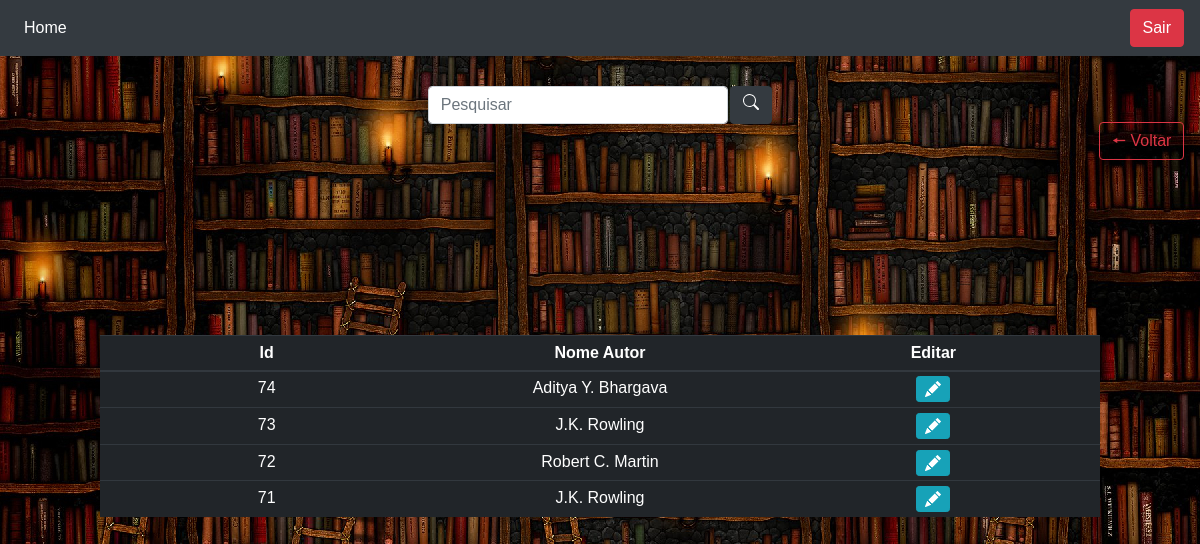
/pesquisa_autor.php, run on the app's committed database.
### tables this page shows
CREATE TABLE `autor` (
  `idautor` int(11) NOT NULL,
  `nome_autor` varchar(45) DEFAULT NULL
);

### pesquisa_autor.php (the view, shortened to what this page needs)
<?php
    require "conexao.php";
    require "cabecalho.php";
    if(!empty($_GET['search']))
    {
        $data = $_GET['search'];
        $sql = "SELECT * FROM autor WHERE idautor LIKE '%$data%' or nome_autor LIKE '%$data%' ORDER BY idautor DESC";
    }
    else
    {
        $sql = "SELECT * FROM autor ORDER BY idautor DESC";
    }
    $result = $conexao->query($sql);
?>
<!DOCTYPE html>
<html lang="en">
    <head>
        <link rel="stylesheet" href="css/style.css">
    </head>
    <body class= "corpo">
        <nav class="navbar navbar-expand navbar-dark bg-dark">
            <div class="collapse navbar-collapse" id="navbarNavAltMarkup">
                <div class="navbar-nav">
                <a class="nav-item nav-link active" href="menu.php">Home <span class="sr-only">(current)</span></a>
                </div>
            </div>
            <div>
                <a href="sair.php" class="btn btn-danger">Sair</a>
            </div>
        </nav>
    </body>
    <div>
        <a href="voltar.php" class="btn btn-outline-danger btn-voltar">🠔 Voltar</a>
    </div>
    <div class="box-search">
        <input type="search" class="form-control w-25" placeholder="Pesquisar" id="pesquisar">
        <button onclick="searchData()" class="btn btn-dark">
        </button>
    </div>
    <body>
        <div class="content-container">
            <div class="table-container">
                <table class="table table-dark table-sm text-center">
                <thead>
                    <tr>
                        <th scope="col">Id</th>
                        <th scope="col">Nome Autor</th>
                        <th scope="col">Editar</th>
                    </tr>
                </thead>
                <tbody>;
                <?php
                while ($user_data = mysqli_fetch_assoc($result)) {
                    echo '<tr>';
                    echo '<td>' . $user_data['idautor'] . '</td>';
                    echo '<td>' . $user_data['nome_autor'] . '</td>';
                    echo '<td>
                        <a class="btn btn-sm btn-info btn-group" href="edit_autor.php?idautor=' . $user_data['idautor'] . '">
                            <svg xmlns="http://www.w3.org/2000/svg" width="16" height="16" fill="currentColor" class="bi bi-pencil-fill" viewBox="0 0 16 16">
                                <path d="M12.854.146a.5.5 0 0 0-.707 0L10.5 1.793 14.207 5.5l1.647-1.646a.5.5 0 0 0 0-.708l-3-3zm.646 6.061L9.793 2.5 3.293 9H3.5a.5.5 0 0 1 .5.5v.5h.5a.5.5 0 0 1 .5.5v.5h.5a.5.5 0 0 1 .5.5v.5h.5a.5.5 0 0 1 .5.5v.207l6.5-6.5zm-7.468 7.468A.5.5 0 0 1 6 13.5V13h-.5a.5.5 0 0 1-.5-.5V12h-.5a.5.5 0 0 1-.5-.5V11h-.5a.5.5 0 0 1-.5-.5V10h-.5a.499.499 0 0 1-.175-.032l-.179.178a.5.5 0 0 0-.11.168l-2 5a.5.5 0 0 0 .65.65l5-2a.5.5 0 0 0 .168-.11l.178-.178z"/>
                            </svg>
                        </a>
                    </td>
                    </tr>';
                }
                ?>
                </tbody>
                </table>
            </div>
        </div>
    </body>
</html>

### css/style.css (style rules this page uses)
body { background-image: url("../img/foto_biblioteca.jpg"); background-repeat: no-repeat; background-size: cover; }
.corpo { font-family: Arial, Helvetica, sans-serif; background-color: #b9e4fa; color: beige; text-align: center; text-decoration: none; display: flex; flex-direction: column; min-height: 100vh; }
.content-container { flex: 1; display: flex; flex-direction: column; justify-content: center; align-items: center; }
.table-container { margin-top: 20px; width: 100%; max-width: 1000px; margin-bottom: 100px; margin-left: auto; margin-right: auto; }
.table-container table { width: 100%; table-layout: fixed; }
.btn-voltar { position: absolute; bottom: 80%; right: 1.3%; }
.box-search { display: flex; margin-top: 30px; justify-content: center; gap: .2% }

### data on the page
autor: idautor "74", nome_autor "Aditya Y. Bhargava"
autor: idautor "73", nome_autor "J.K. Rowling"
autor: idautor "72", nome_autor "Robert C. Martin"
autor: idautor "71", nome_autor "J.K. Rowling"
